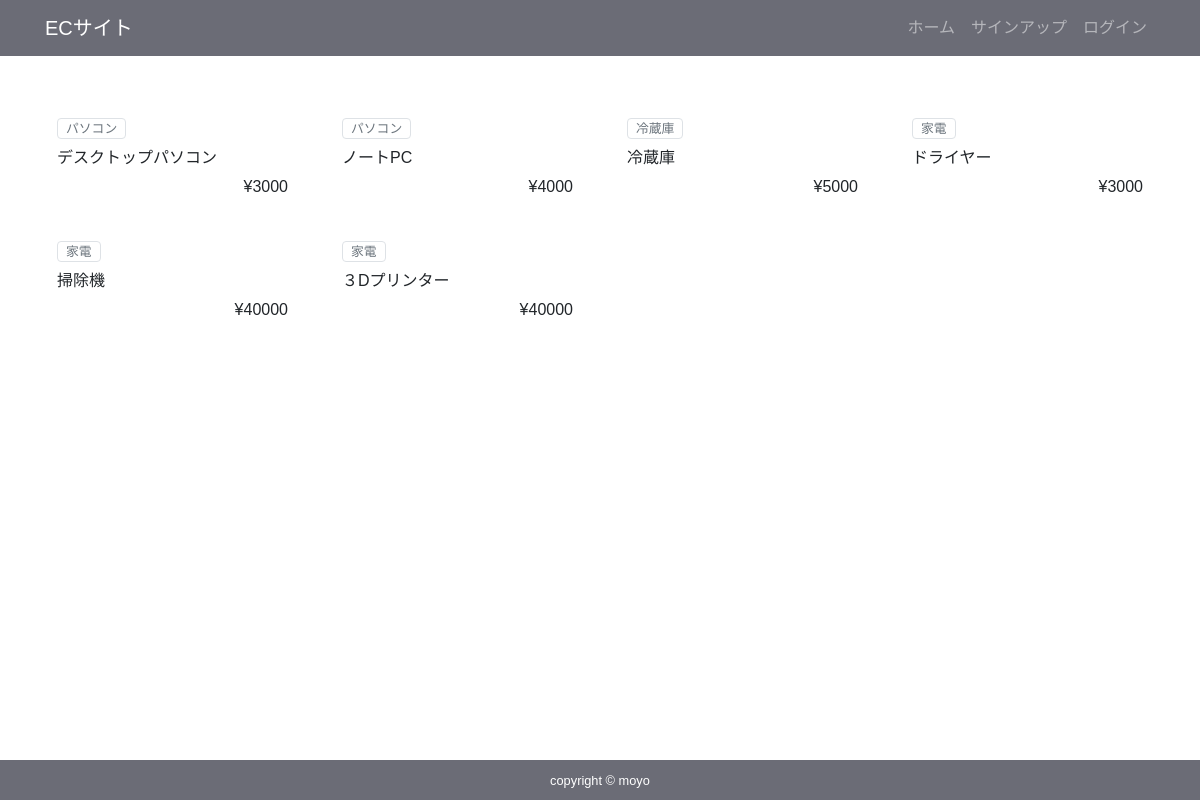
The page /accounts/ on the database as committed earlier.
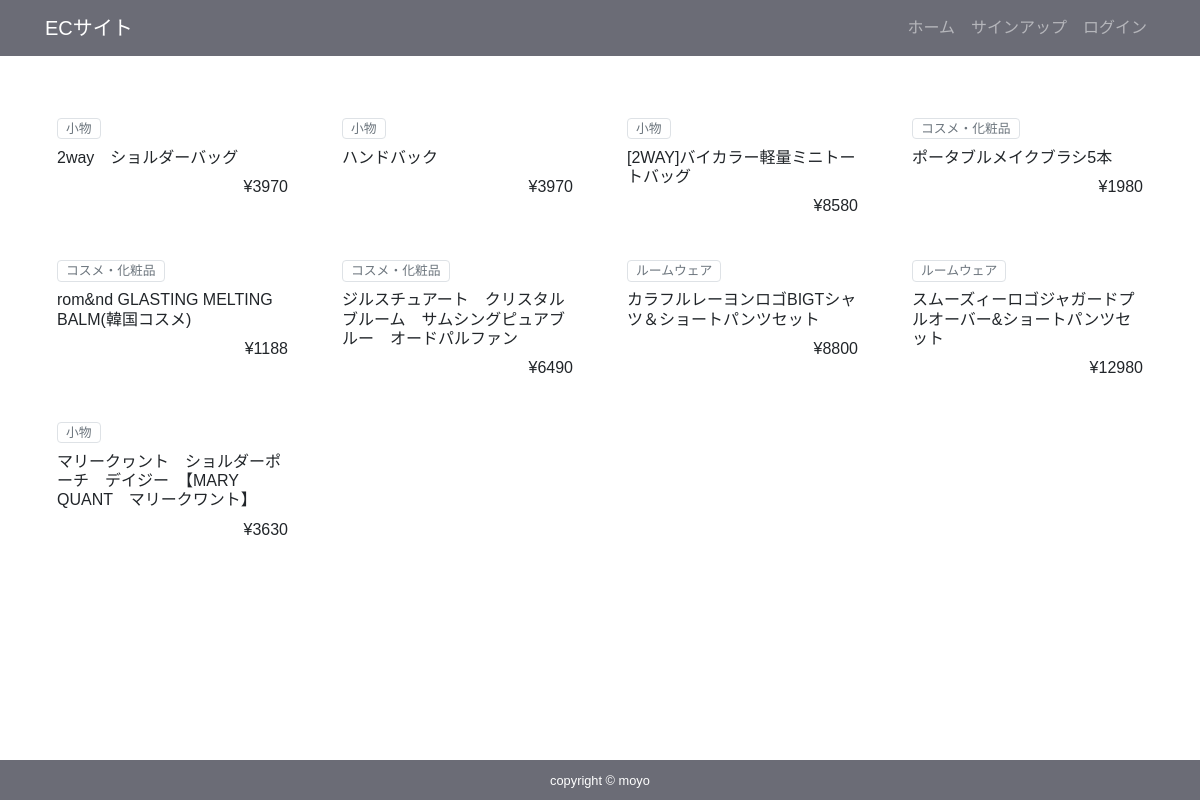
The same page on the database as committed later.
### app/models.py (models this page shows, shortened)
class Item(models.Model):
    title = models.CharField(max_length=100)
    item_number = models.CharField(max_length=20, unique=True, blank=True, null=True)
    price = models.IntegerField()
    category = models.CharField(max_length=100)
    slug = models.SlugField()
    description = models.TextField()
    image = models.ImageField(upload_to='images')

### app/views.py (the view)
# urls.py: path('', IndexView.as_view(), name='index'),
class IndexView(View):
    def get(self, request, *args, **kwargs):
        item_data = Item.objects.all()
        return render(request, 'app/index.html', {
            'item_data': item_data
        })

### templates/app/index.html (shortened to what this page needs)
{% extends 'app/base.html' %}
{% block content %}
<div class="text-center my-5">
    <div class="row">
        {% for item in item_data %}
        <div class="col-lg-3 col-md-6">
            <div class="card img-thumbnail itemlist mb-3">
                <div class="card-body text-left w-100">
                    <p class="mb-0 text-secondary border rounded px-2 py-0 small text-center d-inline-flex">{{ item.category }}</p>
                    <h5 class="fs-4 my-2" style="font-size: 16px;">{{ item.title }}</h5>
                    <p class="fs-6 text-right mb-0">
                        ¥{{ item.price }}
                    </p>
                </div>
            </div>
        </div>
        {% endfor %}
    </div>
</div>
{% endblock %}

Rows that differ between the two databases and show on the page:
removed Item: category "パソコン", title "デスクトップパソコン", price "3000"
removed Item: category "パソコン", title "ノートPC", price "4000"
removed Item: category "冷蔵庫", title "冷蔵庫", price "5000"
removed Item: category "家電", title "ドライヤー", price "3000"
removed Item: category "家電", title "掃除機", price "40000"
removed Item: category "家電", title "３Dプリンター", price "40000"
added Item: category "小物", title "2way ショルダーバッグ", price "3970"
added Item: category "小物", title "ハンドバック", price "3970"
added Item: category "小物", title "[2WAY]バイカラー軽量ミニトートバッグ", price "8580"
added Item: category "コスメ・化粧品", title "ポータブルメイクブラシ5本", price "1980"
added Item: category "コスメ・化粧品", title "rom&nd GLASTING MELTING BALM(韓国コスメ)", price "1188"
added Item: category "コスメ・化粧品", title "ジルスチュアート クリスタルブルーム サムシングピュアブルー オードパルファン", price "6490"
added Item: category "ルームウェア", title "カラフルレーヨンロゴBIGTシャツ＆ショートパンツセット", price "8800"
added Item: category "ルームウェア", title "スムーズィーロゴジャガードプルオーバー&ショートパンツセット", price "12980"
added Item: category "小物", title "マリークヮント ショルダーポーチ デイジー 【MARY QUANT マリークワント】", price "3630"
